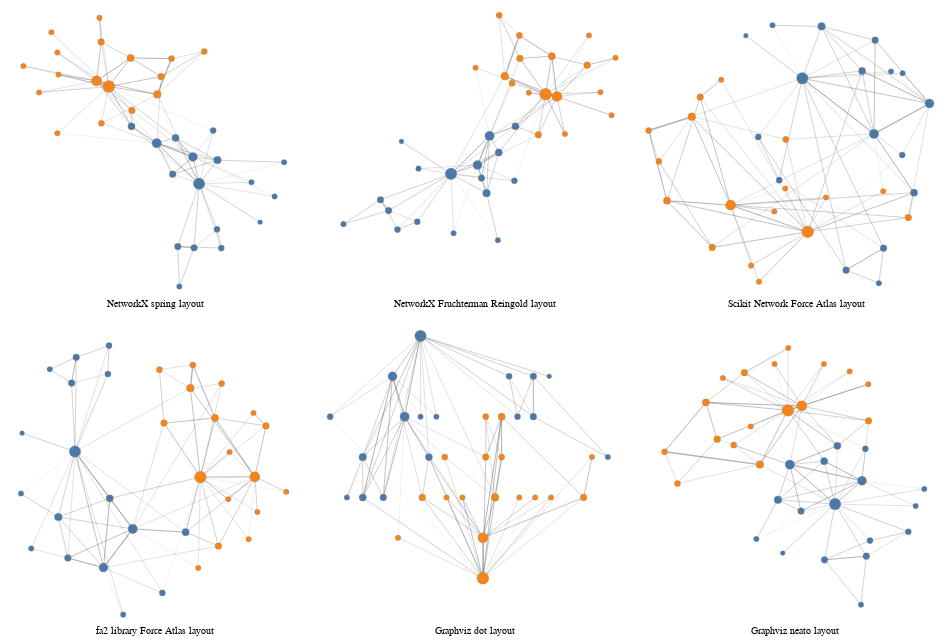

Notebook code for this chart:
### Code cell
def chart_for_layout(layout_fn, caption):
    return alph(
        G_karate_club,
        weight_attr="weight",
        layout_fn=layout_fn,
        node_args=dict(
            size=alt.Size(
                "degree_centrality",
                scale=alt.Scale(domain=[0,1],
                range=[4**2, 16**2]),
                legend=None
            ),
            halo_offset=None,
            #fill="#ccc",
            fill=alt.Color("club:N", legend=None),
            stroke="#888",
            strokeWidth=0.3,
            tooltip_attrs=["club"],
            #label_attr="name",
        ),
        edge_args=dict(
            color="black",
            opacity=0.3,
            strokeWidth=alt.Size(
                "weight:Q",
                scale=alt.Scale(domain=[0,1], range=[0, 0.2]),
                legend=None
            ),
        ),
        width=300,
        height=300,
        padding=16,
        prop_kwargs=dict(
            title=alt.TitleParams(
                caption,
                baseline='bottom',
                orient='bottom',
                fontWeight='normal',
                fontSize=10
            ),
        ),
    )


res = None
cols = 3

for row in range((1+len(layout_fns)) // cols):
    row_charts = [
        chart_for_layout(layout_fns[i], captions[i])
        for i in range(row * cols, min((row+1) * cols, len(layout_fns)))
    ]
    row_chart = reduce(
        lambda a, x: a | x, row_charts[1:], row_charts[0]
    )

    res = row_chart if res is None else res & row_chart

res.configure_view(strokeWidth=0)

### Figure 1 — Vega-Lite specification as saved in the notebook (floating-point values rounded to 4 significant figures; data arrays with more than 128 entries replaced by an {"elided": "..."} marker saying what was removed)
{"config": {"view": {"continuousWidth": 400, "continuousHeight": 300, "strokeWidth": 0}}, "vconcat": [{"hconcat": [{"layer": [{"data": {"name": "data-ba430ea5287c5d2c3f185c0821d1b151"}, "mark": "line", "encoding": {"color": {"value": "black"}, "detail": {"field": "edge", "type": "quantitative"}, "opacity": {"value": 0.3}, "strokeWidth": {"field": "weight", "legend": null, "scale": {"domain": [0, 1], "range": [0, 0.2]}, "type": "quantitative"}, "x": {"axis": {"domain": false, "grid": false, "labels": false, "ticks": false, "title": ""}, "field": "x", "type": "quantitative"}, "y": {"axis": {"domain": false, "grid": false, "labels": false, "ticks": false, "title": ""}, "field": "y", "type": "quantitative"}}}, {"data": {"name": "data-447c792c61bffbee459a3810625c0c72"}, "mark": "circle", "encoding": {"fill": {"field": "club", "legend": null, "type": "nominal"}, "opacity": {"value": 1}, "size": {"field": "degree_centrality", "legend": null, "scale": {"domain": [0, 1], "range": [16, 256]}, "type": "quantitative"}, "stroke": {"value": "#888"}, "strokeWidth": {"value": 0.3}, "tooltip": [{"field": "club", "type": "nominal"}], "x": {"axis": {"domain": false, "grid": false, "labels": false, "ticks": false, "title": ""}, "field": "x", "type": "quantitative"}, "y": {"axis": {"domain": false, "grid": false, "labels": false, "ticks": false, "title": ""}, "field": "y", "type": "quantitative"}}}], "height": 300, "resolve": {"scale": {"color": "independent", "fill": "independent", "opacity": "independent", "size": "independent", "strokeWidth": "independent"}}, "title": {"text": "NetworkX spring layout", "baseline": "bottom", "fontSize": 10, "fontWeight": "normal", "orient": "bottom"}, "width": 300}, {"layer": [{"data": {"name": "data-e3f23e6250a2547063d4eb4c40b84fbc"}, "mark": "line", "encoding": {"color": {"value": "black"}, "detail": {"field": "edge", "type": "quantitative"}, "opacity": {"value": 0.3}, "strokeWidth": {"field": "weight", "legend": null, "scale": {"domain": [0, 1], "range": [0, 0.2]}, "type": "quantitative"}, "x": {"axis": {"domain": false, "grid": false, "labels": false, "ticks": false, "title": ""}, "field": "x", "type": "quantitative"}, "y": {"axis": {"domain": false, "grid": false, "labels": false, "ticks": false, "title": ""}, "field": "y", "type": "quantitative"}}}, {"data": {"name": "data-2a2e019ca7cf8d73fb14fa870c3a3692"}, "mark": "circle", "encoding": {"fill": {"field": "club", "legend": null, "type": "nominal"}, "opacity": {"value": 1}, "size": {"field": "degree_centrality", "legend": null, "scale": {"domain": [0, 1], "range": [16, 256]}, "type": "quantitative"}, "stroke": {"value": "#888"}, "strokeWidth": {"value": 0.3}, "tooltip": [{"field": "club", "type": "nominal"}], "x": {"axis": {"domain": false, "grid": false, "labels": false, "ticks": false, "title": ""}, "field": "x", "type": "quantitative"}, "y": {"axis": {"domain": false, "grid": false, "labels": false, "ticks": false, "title": ""}, "field": "y", "type": "quantitative"}}}], "height": 300, "resolve": {"scale": {"color": "independent", "fill": "independent", "opacity": "independent", "size": "independent", "strokeWidth": "independent"}}, "title": {"text": "NetworkX Fruchterman Reingold layout", "baseline": "bottom", "fontSize": 10, "fontWeight": "normal", "orient": "bottom"}, "width": 300}, {"layer": [{"data": {"name": "data-3420eeaaf8ba4798b1fccce4d87369df"}, "mark": "line", "encoding": {"color": {"value": "black"}, "detail": {"field": "edge", "type": "quantitative"}, "opacity": {"value": 0.3}, "strokeWidth": {"field": "weight", "legend": null, "scale": {"domain": [0, 1], "range": [0, 0.2]}, "type": "quantitative"}, "x": {"axis": {"domain": false, "grid": false, "labels": false, "ticks": false, "title": ""}, "field": "x", "type": "quantitative"}, "y": {"axis": {"domain": false, "grid": false, "labels": false, "ticks": false, "title": ""}, "field": "y", "type": "quantitative"}}}, {"data": {"name": "data-6e50840c2717b352e6ee5191f9259d7f"}, "mark": "circle", "encoding": {"fill": {"field": "club", "legend": null, "type": "nominal"}, "opacity": {"value": 1}, "size": {"field": "degree_centrality", "legend": null, "scale": {"domain": [0, 1], "range": [16, 256]}, "type": "quantitative"}, "stroke": {"value": "#888"}, "strokeWidth": {"value": 0.3}, "tooltip": [{"field": "club", "type": "nominal"}], "x": {"axis": {"domain": false, "grid": false, "labels": false, "ticks": false, "title": ""}, "field": "x", "type": "quantitative"}, "y": {"axis": {"domain": false, "grid": false, "labels": false, "ticks": false, "title": ""}, "field": "y", "type": "quantitative"}}}], "height": 300, "resolve": {"scale": {"color": "independent", "fill": "independent", "opacity": "independent", "size": "independent", "strokeWidth": "independent"}}, "title": {"text": "Scikit Network Force Atlas layout", "baseline": "bottom", "fontSize": 10, "fontWeight": "normal", "orient": "bottom"}, "width": 300}]}, {"hconcat": [{"layer": [{"data": {"name": "data-2ebe055d1446cddaf430a92f3a5871f7"}, "mark": "line", "encoding": {"color": {"value": "black"}, "detail": {"field": "edge", "type": "quantitative"}, "opacity": {"value": 0.3}, "strokeWidth": {"field": "weight", "legend": null, "scale": {"domain": [0, 1], "range": [0, 0.2]}, "type": "quantitative"}, "x": {"axis": {"domain": false, "grid": false, "labels": false, "ticks": false, "title": ""}, "field": "x", "type": "quantitative"}, "y": {"axis": {"domain": false, "grid": false, "labels": false, "ticks": false, "title": ""}, "field": "y", "type": "quantitative"}}}, {"data": {"name": "data-37a1fef293644fc7c1f4cc0c667b7a53"}, "mark": "circle", "encoding": {"fill": {"field": "club", "legend": null, "type": "nominal"}, "opacity": {"value": 1}, "size": {"field": "degree_centrality", "legend": null, "scale": {"domain": [0, 1], "range": [16, 256]}, "type": "quantitative"}, "stroke": {"value": "#888"}, "strokeWidth": {"value": 0.3}, "tooltip": [{"field": "club", "type": "nominal"}], "x": {"axis": {"domain": false, "grid": false, "labels": false, "ticks": false, "title": ""}, "field": "x", "type": "quantitative"}, "y": {"axis": {"domain": false, "grid": false, "labels": false, "ticks": false, "title": ""}, "field": "y", "type": "quantitative"}}}], "height": 300, "resolve": {"scale": {"color": "independent", "fill": "independent", "opacity": "independent", "size": "independent", "strokeWidth": "independent"}}, "title": {"text": "fa2 library Force Atlas layout", "baseline": "bottom", "fontSize": 10, "fontWeight": "normal", "orient": "bottom"}, "width": 300}, {"layer": [{"data": {"name": "data-59ec161e364aa016830785f8399c1e8a"}, "mark": "line", "encoding": {"color": {"value": "black"}, "detail": {"field": "edge", "type": "quantitative"}, "opacity": {"value": 0.3}, "strokeWidth": {"field": "weight", "legend": null, "scale": {"domain": [0, 1], "range": [0, 0.2]}, "type": "quantitative"}, "x": {"axis": {"domain": false, "grid": false, "labels": false, "ticks": false, "title": ""}, "field": "x", "type": "quantitative"}, "y": {"axis": {"domain": false, "grid": false, "labels": false, "ticks": false, "title": ""}, "field": "y", "type": "quantitative"}}}, {"data": {"name": "data-1859e08d4d681f2eea058e26247f564e"}, "mark": "circle", "encoding": {"fill": {"field": "club", "legend": null, "type": "nominal"}, "opacity": {"value": 1}, "size": {"field": "degree_centrality", "legend": null, "scale": {"domain": [0, 1], "range": [16, 256]}, "type": "quantitative"}, "stroke": {"value": "#888"}, "strokeWidth": {"value": 0.3}, "tooltip": [{"field": "club", "type": "nominal"}], "x": {"axis": {"domain": false, "grid": false, "labels": false, "ticks": false, "title": ""}, "field": "x", "type": "quantitative"}, "y": {"axis": {"domain": false, "grid": false, "labels": false, "ticks": false, "title": ""}, "field": "y", "type": "quantitative"}}}], "height": 300, "resolve": {"scale": {"color": "independent", "fill": "independent", "opacity": "independent", "size": "independent", "strokeWidth": "independent"}}, "title": {"text": "Graphviz dot layout", "baseline": "bottom", "fontSize": 10, "fontWeight": "normal", "orient": "bottom"}, "width": 300}, {"layer": [{"data": {"name": "data-3421c71d1f82e13ff4e4827f52438cee"}, "mark": "line", "encoding": {"color": {"value": "black"}, "detail": {"field": "edge", "type": "quantitative"}, "opacity": {"value": 0.3}, "strokeWidth": {"field": "weight", "legend": null, "scale": {"domain": [0, 1], "range": [0, 0.2]}, "type": "quantitative"}, "x": {"axis": {"domain": false, "grid": false, "labels": false, "ticks": false, "title": ""}, "field": "x", "type": "quantitative"}, "y": {"axis": {"domain": false, "grid": false, "labels": false, "ticks": false, "title": ""}, "field": "y", "type": "quantitative"}}}, {"data": {"name": "data-582eec9189bc878bdf12428f598ec301"}, "mark": "circle", "encoding": {"fill": {"field": "club", "legend": null, "type": "nominal"}, "opacity": {"value": 1}, "size": {"field": "degree_centrality", "legend": null, "scale": {"domain": [0, 1], "range": [16, 256]}, "type": "quantitative"}, "stroke": {"value": "#888"}, "strokeWidth": {"value": 0.3}, "tooltip": [{"field": "club", "type": "nominal"}], "x": {"axis": {"domain": false, "grid": false, "labels": false, "ticks": false, "title": ""}, "field": "x", "type": "quantitative"}, "y": {"axis": {"domain": false, "grid": false, "labels": false, "ticks": false, "title": ""}, "field": "y", "type": "quantitative"}}}], "height": 300, "resolve": {"scale": {"color": "independent", "fill": "independent", "opacity": "independent", "size": "independent", "strokeWidth": "independent"}}, "title": {"text": "Graphviz neato layout", "baseline": "bottom", "fontSize": 10, "fontWeight": "normal", "orient": "bottom"}, "width": 300}]}], "$schema": "https://vega.github.io/schema/vega-lite/v4.17.0.json", "datasets": {"data-ba430ea5287c5d2c3f185c0821d1b151": {"elided": "156 records"}, "data-447c792c61bffbee459a3810625c0c72": [{"x": 176.4, "y": 105.1, "club": "Mr. Hi", "degree_centrality": 0.4848, "__node_size": 132.4, "__node_r": 5.752}, {"x": 172.7, "y": 128.3, "club": "Mr. Hi", "degree_centrality": 0.2727, "__node_size": 81.45, "__node_r": 4.513}, {"x": 151.0, "y": 140.2, "club": "Mr. Hi", "degree_centrality": 0.303, "__node_size": 88.73, "__node_r": 4.71}, {"x": 187.5, "y": 125.6, "club": "Mr. Hi", "degree_centrality": 0.1818, "__node_size": 59.64, "__node_r": 3.861}, {"x": 187.2, "y": 65.55, "club": "Mr. Hi", "degree_centrality": 0.09091, "__node_size": 37.82, "__node_r": 3.075}, {"x": 163.7, "y": 50.69, "club": "Mr. Hi", "degree_centrality": 0.1212, "__node_size": 45.09, "__node_r": 3.357}, {"x": 173.5, "y": 49.61, "club": "Mr. Hi", "degree_centrality": 0.1212, "__node_size": 45.09, "__node_r": 3.357}, {"x": 160.6, "y": 113.4, "club": "Mr. Hi", "degree_centrality": 0.1212, "__node_size": 45.09, "__node_r": 3.357}, {"x": 135.9, "y": 154.8, "club": "Mr. Hi", "degree_centrality": 0.1515, "__node_size": 52.36, "__node_r": 3.618}, {"x": 91.42, "y": 148.8, "club": "Officer", "degree_centrality": 0.06061, "__node_size": 30.55, "__node_r": 2.763}, {"x": 189.8, "y": 49.34, "club": "Mr. Hi", "degree_centrality": 0.09091, "__node_size": 37.82, "__node_r": 3.075}, {"x": 213.1, "y": 71.76, "club": "Mr. Hi", "degree_centrality": 0.0303, "__node_size": 23.27, "__node_r": 2.412}, {"x": 227.5, "y": 123.8, "club": "Mr. Hi", "degree_centrality": 0.06061, "__node_size": 30.55, "__node_r": 2.763}, {"x": 162.3, "y": 144.9, "club": "Mr. Hi", "degree_centrality": 0.1515, "__node_size": 52.36, "__node_r": 3.618}, {"x": 91.44, "y": 218.8, "club": "Officer", "degree_centrality": 0.06061, "__node_size": 30.55, "__node_r": 2.763}, {"x": 92.09, "y": 199.7, "club": "Officer", "degree_centrality": 0.06061, "__node_size": 30.55, "__node_r": 2.763}, {"x": 164.6, "y": 16.0, "club": "Mr. Hi", "degree_centrality": 0.06061, "__node_size": 30.55, "__node_r": 2.763}, {"x": 221.8, "y": 94.04, "club": "Mr. Hi", "degree_centrality": 0.06061, "__node_size": 30.55, "__node_r": 2.763}, {"x": 87.84, "y": 236.3, "club": "Officer", "degree_centrality": 0.06061, "__node_size": 30.55, "__node_r": 2.763}, {"x": 184.9, "y": 151.2, "club": "Mr. Hi", "degree_centrality": 0.09091, "__node_size": 37.82, "__node_r": 3.075}, {"x": 71.05, "y": 207.1, "club": "Officer", "degree_centrality": 0.06061, "__node_size": 30.55, "__node_r": 2.763}, {"x": 207.9, "y": 106.4, "club": "Mr. Hi", "degree_centrality": 0.06061, "__node_size": 30.55, "__node_r": 2.763}, {"x": 80.44, "y": 184.1, "club": "Officer", "degree_centrality": 0.06061, "__node_size": 30.55, "__node_r": 2.763}, {"x": 135.3, "y": 214.1, "club": "Officer", "degree_centrality": 0.1515, "__node_size": 52.36, "__node_r": 3.618}, {"x": 179.5, "y": 219.7, "club": "Officer", "degree_centrality": 0.09091, "__node_size": 37.82, "__node_r": 3.075}, {"x": 159.9, "y": 213.6, "club": "Officer", "degree_centrality": 0.09091, "__node_size": 37.82, "__node_r": 3.075}, {"x": 116.7, "y": 248.8, "club": "Officer", "degree_centrality": 0.06061, "__node_size": 30.55, "__node_r": 2.763}, {"x": 153.6, "y": 198.0, "club": "Officer", "degree_centrality": 0.1212, "__node_size": 45.09, "__node_r": 3.357}, {"x": 117.8, "y": 157.5, "club": "Officer", "degree_centrality": 0.09091, "__node_size": 37.82, "__node_r": 3.075}, {"x": 117.7, "y": 228.0, "club": "Officer", "degree_centrality": 0.1212, "__node_size": 45.09, "__node_r": 3.357}, {"x": 136.1, "y": 168.6, "club": "Officer", "degree_centrality": 0.1212, "__node_size": 45.09, "__node_r": 3.357}, {"x": 151.4, "y": 182.5, "club": "Officer", "degree_centrality": 0.1818, "__node_size": 59.64, "__node_r": 3.861}, {"x": 114.9, "y": 194.2, "club": "Officer", "degree_centrality": 0.3636, "__node_size": 103.3, "__node_r": 5.081}, {"x": 122.3, "y": 189.4, "club": "Officer", "degree_centrality": 0.5152, "__node_size": 139.6, "__node_r": 5.908}], "data-e3f23e6250a2547063d4eb4c40b84fbc": {"elided": "156 records"}, "data-2a2e019ca7cf8d73fb14fa870c3a3692": [{"x": 109.2, "y": 113.7, "club": "Mr. Hi", "degree_centrality": 0.4848, "__node_size": 132.4, "__node_r": 5.752}, {"x": 132.2, "y": 121.4, "club": "Mr. Hi", "degree_centrality": 0.2727, "__node_size": 81.45, "__node_r": 4.513}, {"x": 142.7, "y": 146.6, "club": "Mr. Hi", "degree_centrality": 0.303, "__node_size": 88.73, "__node_r": 4.71}, {"x": 140.0, "y": 96.93, "club": "Mr. Hi", "degree_centrality": 0.1818, "__node_size": 59.64, "__node_r": 3.861}, {"x": 79.95, "y": 72.16, "club": "Mr. Hi", "degree_centrality": 0.09091, "__node_size": 37.82, "__node_r": 3.075}, {"x": 48.11, "y": 91.22, "club": "Mr. Hi", "degree_centrality": 0.1212, "__node_size": 45.09, "__node_r": 3.357}, {"x": 55.11, "y": 81.88, "club": "Mr. Hi", "degree_centrality": 0.1212, "__node_size": 45.09, "__node_r": 3.357}, {"x": 135.6, "y": 110.1, "club": "Mr. Hi", "degree_centrality": 0.1212, "__node_size": 45.09, "__node_r": 3.357}, {"x": 165.0, "y": 154.9, "club": "Mr. Hi", "degree_centrality": 0.1515, "__node_size": 52.36, "__node_r": 3.618}, {"x": 130.5, "y": 205.7, "club": "Officer", "degree_centrality": 0.06061, "__node_size": 30.55, "__node_r": 2.763}, {"x": 62.85, "y": 65.35, "club": "Mr. Hi", "degree_centrality": 0.09091, "__node_size": 37.82, "__node_r": 3.075}, {"x": 66.23, "y": 141.7, "club": "Mr. Hi", "degree_centrality": 0.0303, "__node_size": 23.27, "__node_r": 2.412}, {"x": 149.9, "y": 56.18, "club": "Mr. Hi", "degree_centrality": 0.06061, "__node_size": 30.55, "__node_r": 2.763}, {"x": 150.6, "y": 132.2, "club": "Mr. Hi", "degree_centrality": 0.1515, "__node_size": 52.36, "__node_r": 3.618}, {"x": 176.7, "y": 183.9, "club": "Officer", "degree_centrality": 0.06061, "__node_size": 30.55, "__node_r": 2.763}, {"x": 207.9, "y": 148.1, "club": "Officer", "degree_centrality": 0.06061, "__node_size": 30.55, "__node_r": 2.763}, {"x": 16.0, "y": 70.08, "club": "Mr. Hi", "degree_centrality": 0.06061, "__node_size": 30.55, "__node_r": 2.763}, {"x": 111.4, "y": 62.16, "club": "Mr. Hi", "degree_centrality": 0.06061, "__node_size": 30.55, "__node_r": 2.763}, {"x": 228.8, "y": 233.7, "club": "Officer", "degree_centrality": 0.06061, "__node_size": 30.55, "__node_r": 2.763}, {"x": 164.1, "y": 107.7, "club": "Mr. Hi", "degree_centrality": 0.09091, "__node_size": 37.82, "__node_r": 3.075}, {"x": 248.3, "y": 164.5, "club": "Officer", "degree_centrality": 0.06061, "__node_size": 30.55, "__node_r": 2.763}, {"x": 81.02, "y": 118.2, "club": "Mr. Hi", "degree_centrality": 0.06061, "__node_size": 30.55, "__node_r": 2.763}, {"x": 238.7, "y": 184.4, "club": "Officer", "degree_centrality": 0.06061, "__node_size": 30.55, "__node_r": 2.763}, {"x": 196.6, "y": 215.6, "club": "Officer", "degree_centrality": 0.1515, "__node_size": 52.36, "__node_r": 3.618}, {"x": 151.0, "y": 251.0, "club": "Officer", "degree_centrality": 0.09091, "__node_size": 37.82, "__node_r": 3.075}, {"x": 168.5, "y": 233.7, "club": "Officer", "degree_centrality": 0.09091, "__node_size": 37.82, "__node_r": 3.075}, {"x": 251.8, "y": 214.2, "club": "Officer", "degree_centrality": 0.06061, "__node_size": 30.55, "__node_r": 2.763}, {"x": 168.9, "y": 213.7, "club": "Officer", "degree_centrality": 0.1212, "__node_size": 45.09, "__node_r": 3.357}, {"x": 162.1, "y": 192.2, "club": "Officer", "degree_centrality": 0.09091, "__node_size": 37.82, "__node_r": 3.075}, {"x": 227.3, "y": 207.8, "club": "Officer", "degree_centrality": 0.1212, "__node_size": 45.09, "__node_r": 3.357}, {"x": 184.9, "y": 147.5, "club": "Officer", "degree_centrality": 0.1212, "__node_size": 45.09, "__node_r": 3.357}, {"x": 155.8, "y": 198.3, "club": "Officer", "degree_centrality": 0.1818, "__node_size": 59.64, "__node_r": 3.861}, {"x": 201.0, "y": 180.7, "club": "Officer", "degree_centrality": 0.3636, "__node_size": 103.3, "__node_r": 5.081}, {"x": 191.2, "y": 182.6, "club": "Officer", "degree_centrality": 0.5152, "__node_size": 139.6, "__node_r": 5.908}], "data-3420eeaaf8ba4798b1fccce4d87369df": {"elided": "156 records"}, "data-6e50840c2717b352e6ee5191f9259d7f": [{"x": 124.2, "y": 166.2, "club": "Mr. Hi", "degree_centrality": 0.4848, "__node_size": 132.4, "__node_r": 5.752}, {"x": 209.0, "y": 147.8, "club": "Mr. Hi", "degree_centrality": 0.2727, "__node_size": 81.45, "__node_r": 4.513}, {"x": 172.0, "y": 125.5, "club": "Mr. Hi", "degree_centrality": 0.303, "__node_size": 88.73, "__node_r": 4.71}, {"x": 137.0, "y": 204.3, "club": "Mr. Hi", "degree_centrality": 0.1818, "__node_size": 59.64, "__node_r": 3.861}, {"x": 108.8, "y": 91.52, "club": "Mr. Hi", "degree_centrality": 0.09091, "__node_size": 37.82, "__node_r": 3.075}, {"x": 153.4, "y": 25.57, "club": "Mr. Hi", "degree_centrality": 0.1212, "__node_size": 45.09, "__node_r": 3.357}, {"x": 178.4, "y": 41.7, "club": "Mr. Hi", "degree_centrality": 0.1212, "__node_size": 45.09, "__node_r": 3.357}, {"x": 172.8, "y": 194.2, "club": "Mr. Hi", "degree_centrality": 0.1212, "__node_size": 45.09, "__node_r": 3.357}, {"x": 198.7, "y": 82.37, "club": "Mr. Hi", "degree_centrality": 0.1515, "__node_size": 52.36, "__node_r": 3.618}, {"x": 178.1, "y": 83.35, "club": "Officer", "degree_centrality": 0.06061, "__node_size": 30.55, "__node_r": 2.763}, {"x": 94.83, "y": 123.2, "club": "Mr. Hi", "degree_centrality": 0.09091, "__node_size": 37.82, "__node_r": 3.075}, {"x": 86.57, "y": 197.5, "club": "Mr. Hi", "degree_centrality": 0.0303, "__node_size": 23.27, "__node_r": 2.412}, {"x": 104.3, "y": 205.2, "club": "Mr. Hi", "degree_centrality": 0.06061, "__node_size": 30.55, "__node_r": 2.763}, {"x": 164.1, "y": 171.7, "club": "Mr. Hi", "degree_centrality": 0.1515, "__node_size": 52.36, "__node_r": 3.618}, {"x": 140.0, "y": 78.88, "club": "Officer", "degree_centrality": 0.06061, "__node_size": 30.55, "__node_r": 2.763}, {"x": 95.34, "y": 17.0, "club": "Officer", "degree_centrality": 0.06061, "__node_size": 30.55, "__node_r": 2.763}, {"x": 175.3, "y": 16.0, "club": "Mr. Hi", "degree_centrality": 0.06061, "__node_size": 30.55, "__node_r": 2.763}, {"x": 183.3, "y": 171.3, "club": "Mr. Hi", "degree_centrality": 0.06061, "__node_size": 30.55, "__node_r": 2.763}, {"x": 112.8, "y": 85.41, "club": "Officer", "degree_centrality": 0.06061, "__node_size": 30.55, "__node_r": 2.763}, {"x": 190.8, "y": 110.0, "club": "Mr. Hi", "degree_centrality": 0.09091, "__node_size": 37.82, "__node_r": 3.075}, {"x": 105.6, "y": 68.6, "club": "Officer", "degree_centrality": 0.06061, "__node_size": 30.55, "__node_r": 2.763}, {"x": 191.1, "y": 169.9, "club": "Mr. Hi", "degree_centrality": 0.06061, "__node_size": 30.55, "__node_r": 2.763}, {"x": 90.05, "y": 28.87, "club": "Officer", "degree_centrality": 0.06061, "__node_size": 30.55, "__node_r": 2.763}, {"x": 33.97, "y": 76.53, "club": "Officer", "degree_centrality": 0.1515, "__node_size": 52.36, "__node_r": 3.618}, {"x": 28.58, "y": 105.3, "club": "Officer", "degree_centrality": 0.09091, "__node_size": 37.82, "__node_r": 3.075}, {"x": 21.8, "y": 127.9, "club": "Officer", "degree_centrality": 0.09091, "__node_size": 37.82, "__node_r": 3.075}, {"x": 70.15, "y": 165.2, "club": "Officer", "degree_centrality": 0.06061, "__node_size": 30.55, "__node_r": 2.763}, {"x": 64.11, "y": 42.25, "club": "Officer", "degree_centrality": 0.1212, "__node_size": 45.09, "__node_r": 3.357}, {"x": 113.2, "y": 121.4, "club": "Officer", "degree_centrality": 0.09091, "__node_size": 37.82, "__node_r": 3.075}, {"x": 56.11, "y": 152.5, "club": "Officer", "degree_centrality": 0.1212, "__node_size": 45.09, "__node_r": 3.357}, {"x": 194.9, "y": 64.11, "club": "Officer", "degree_centrality": 0.1212, "__node_size": 45.09, "__node_r": 3.357}, {"x": 50.52, "y": 138.1, "club": "Officer", "degree_centrality": 0.1818, "__node_size": 59.64, "__node_r": 3.861}, {"x": 76.4, "y": 73.21, "club": "Officer", "degree_centrality": 0.3636, "__node_size": 103.3, "__node_r": 5.081}, {"x": 127.8, "y": 53.62, "club": "Officer", "degree_centrality": 0.5152, "__node_size": 139.6, "__node_r": 5.908}], "data-2ebe055d1446cddaf430a92f3a5871f7": {"elided": "156 records"}, "data-37a1fef293644fc7c1f4cc0c667b7a53": [{"x": 69.97, "y": 168.4, "club": "Mr. Hi", "degree_centrality": 0.4848, "__node_size": 132.4, "__node_r": 5.752}, {"x": 98.5, "y": 60.11, "club": "Mr. Hi", "degree_centrality": 0.2727, "__node_size": 81.45, "__node_r": 4.513}, {"x": 127.8, "y": 96.2, "club": "Mr. Hi", "degree_centrality": 0.303, "__node_size": 88.73, "__node_r": 4.71}, {"x": 53.32, "y": 107.3, "club": "Mr. Hi", "degree_centrality": 0.1818, "__node_size": 59.64, "__node_r": 3.861}, {"x": 102.9, "y": 240.8, "club": "Mr. Hi", "degree_centrality": 0.09091, "__node_size": 37.82, "__node_r": 3.075}, {"x": 71.22, "y": 256.3, "club": "Mr. Hi", "degree_centrality": 0.1212, "__node_size": 45.09, "__node_r": 3.357}, {"x": 66.61, "y": 232.4, "club": "Mr. Hi", "degree_centrality": 0.1212, "__node_size": 45.09, "__node_r": 3.357}, {"x": 62.86, "y": 69.11, "club": "Mr. Hi", "degree_centrality": 0.1212, "__node_size": 45.09, "__node_r": 3.357}, {"x": 180.6, "y": 93.17, "club": "Mr. Hi", "degree_centrality": 0.1515, "__node_size": 52.36, "__node_r": 3.618}, {"x": 193.2, "y": 59.76, "club": "Officer", "degree_centrality": 0.06061, "__node_size": 30.55, "__node_r": 2.763}, {"x": 104.0, "y": 267.3, "club": "Mr. Hi", "degree_centrality": 0.09091, "__node_size": 37.82, "__node_r": 3.075}, {"x": 17.04, "y": 185.6, "club": "Mr. Hi", "degree_centrality": 0.0303, "__node_size": 23.27, "__node_r": 2.412}, {"x": 16.0, "y": 129.2, "club": "Mr. Hi", "degree_centrality": 0.06061, "__node_size": 30.55, "__node_r": 2.763}, {"x": 104.8, "y": 124.8, "club": "Mr. Hi", "degree_centrality": 0.1515, "__node_size": 52.36, "__node_r": 3.618}, {"x": 252.4, "y": 112.0, "club": "Officer", "degree_centrality": 0.06061, "__node_size": 30.55, "__node_r": 2.763}, {"x": 223.3, "y": 123.8, "club": "Officer", "degree_centrality": 0.06061, "__node_size": 30.55, "__node_r": 2.763}, {"x": 44.79, "y": 245.2, "club": "Mr. Hi", "degree_centrality": 0.06061, "__node_size": 30.55, "__node_r": 2.763}, {"x": 118.2, "y": 16.21, "club": "Mr. Hi", "degree_centrality": 0.06061, "__node_size": 30.55, "__node_r": 2.763}, {"x": 243.7, "y": 86.51, "club": "Officer", "degree_centrality": 0.06061, "__node_size": 30.55, "__node_r": 2.763}, {"x": 157.4, "y": 36.46, "club": "Mr. Hi", "degree_centrality": 0.09091, "__node_size": 37.82, "__node_r": 3.075}, {"x": 281.2, "y": 130.8, "club": "Officer", "degree_centrality": 0.06061, "__node_size": 30.55, "__node_r": 2.763}, {"x": 26.22, "y": 77.89, "club": "Mr. Hi", "degree_centrality": 0.06061, "__node_size": 30.55, "__node_r": 2.763}, {"x": 224.5, "y": 167.9, "club": "Officer", "degree_centrality": 0.06061, "__node_size": 30.55, "__node_r": 2.763}, {"x": 210.0, "y": 199.8, "club": "Officer", "degree_centrality": 0.1515, "__node_size": 52.36, "__node_r": 3.618}, {"x": 154.4, "y": 244.9, "club": "Officer", "degree_centrality": 0.09091, "__node_size": 37.82, "__node_r": 3.075}, {"x": 187.8, "y": 249.2, "club": "Officer", "degree_centrality": 0.09091, "__node_size": 37.82, "__node_r": 3.075}, {"x": 248.5, "y": 204.5, "club": "Officer", "degree_centrality": 0.06061, "__node_size": 30.55, "__node_r": 2.763}, {"x": 159.0, "y": 195.0, "club": "Officer", "degree_centrality": 0.1212, "__node_size": 45.09, "__node_r": 3.357}, {"x": 216.7, "y": 231.9, "club": "Officer", "degree_centrality": 0.09091, "__node_size": 37.82, "__node_r": 3.075}, {"x": 260.9, "y": 192.4, "club": "Officer", "degree_centrality": 0.1212, "__node_size": 45.09, "__node_r": 3.357}, {"x": 213.4, "y": 80.25, "club": "Officer", "degree_centrality": 0.1212, "__node_size": 45.09, "__node_r": 3.357}, {"x": 185.4, "y": 227.6, "club": "Officer", "degree_centrality": 0.1818, "__node_size": 59.64, "__node_r": 3.861}, {"x": 249.8, "y": 144.8, "club": "Officer", "degree_centrality": 0.3636, "__node_size": 103.3, "__node_r": 5.081}, {"x": 195.4, "y": 144.6, "club": "Officer", "degree_centrality": 0.5152, "__node_size": 139.6, "__node_r": 5.908}], "data-59ec161e364aa016830785f8399c1e8a": {"elided": "156 records"}, "data-1859e08d4d681f2eea058e26247f564e": [{"x": 109.1, "y": 108.6, "club": "Mr. Hi", "degree_centrality": 0.4848, "__node_size": 132.4, "__node_r": 5.752}, {"x": 83.02, "y": 93.76, "club": "Mr. Hi", "degree_centrality": 0.2727, "__node_size": 81.45, "__node_r": 4.513}, {"x": 94.34, "y": 78.95, "club": "Mr. Hi", "degree_centrality": 0.303, "__node_size": 88.73, "__node_r": 4.71}, {"x": 55.25, "y": 64.14, "club": "Mr. Hi", "degree_centrality": 0.1818, "__node_size": 59.64, "__node_r": 3.861}, {"x": 191.8, "y": 93.76, "club": "Mr. Hi", "degree_centrality": 0.09091, "__node_size": 37.82, "__node_r": 3.075}, {"x": 214.5, "y": 93.76, "club": "Mr. Hi", "degree_centrality": 0.1212, "__node_size": 45.09, "__node_r": 3.357}, {"x": 214.5, "y": 78.95, "club": "Mr. Hi", "degree_centrality": 0.1212, "__node_size": 45.09, "__node_r": 3.357}, {"x": 74.38, "y": 49.33, "club": "Mr. Hi", "degree_centrality": 0.1212, "__node_size": 45.09, "__node_r": 3.357}, {"x": 117.0, "y": 64.14, "club": "Mr. Hi", "degree_centrality": 0.1515, "__node_size": 52.36, "__node_r": 3.618}, {"x": 88.17, "y": 34.51, "club": "Officer", "degree_centrality": 0.06061, "__node_size": 30.55, "__node_r": 2.763}, {"x": 199.7, "y": 78.95, "club": "Mr. Hi", "degree_centrality": 0.09091, "__node_size": 37.82, "__node_r": 3.075}, {"x": 229.3, "y": 93.76, "club": "Mr. Hi", "degree_centrality": 0.0303, "__node_size": 23.27, "__node_r": 2.412}, {"x": 40.44, "y": 49.33, "club": "Mr. Hi", "degree_centrality": 0.06061, "__node_size": 30.55, "__node_r": 2.763}, {"x": 55.25, "y": 49.33, "club": "Mr. Hi", "degree_centrality": 0.1515, "__node_size": 52.36, "__node_r": 3.618}, {"x": 133.4, "y": 49.33, "club": "Officer", "degree_centrality": 0.06061, "__node_size": 30.55, "__node_r": 2.763}, {"x": 148.2, "y": 49.33, "club": "Officer", "degree_centrality": 0.06061, "__node_size": 30.55, "__node_r": 2.763}, {"x": 284.0, "y": 64.14, "club": "Mr. Hi", "degree_centrality": 0.06061, "__node_size": 30.55, "__node_r": 2.763}, {"x": 109.1, "y": 78.95, "club": "Mr. Hi", "degree_centrality": 0.06061, "__node_size": 30.55, "__node_r": 2.763}, {"x": 201.3, "y": 49.33, "club": "Officer", "degree_centrality": 0.06061, "__node_size": 30.55, "__node_r": 2.763}, {"x": 24.81, "y": 78.95, "club": "Mr. Hi", "degree_centrality": 0.09091, "__node_size": 37.82, "__node_r": 3.075}, {"x": 216.1, "y": 49.33, "club": "Officer", "degree_centrality": 0.06061, "__node_size": 30.55, "__node_r": 2.763}, {"x": 124.0, "y": 78.95, "club": "Mr. Hi", "degree_centrality": 0.06061, "__node_size": 30.55, "__node_r": 2.763}, {"x": 230.9, "y": 49.33, "club": "Officer", "degree_centrality": 0.06061, "__node_size": 30.55, "__node_r": 2.763}, {"x": 184.8, "y": 78.95, "club": "Officer", "degree_centrality": 0.1515, "__node_size": 52.36, "__node_r": 3.618}, {"x": 170.0, "y": 78.95, "club": "Officer", "degree_centrality": 0.09091, "__node_size": 37.82, "__node_r": 3.075}, {"x": 184.8, "y": 64.14, "club": "Officer", "degree_centrality": 0.09091, "__node_size": 37.82, "__node_r": 3.075}, {"x": 269.2, "y": 64.14, "club": "Officer", "degree_centrality": 0.06061, "__node_size": 30.55, "__node_r": 2.763}, {"x": 170.0, "y": 64.14, "club": "Officer", "degree_centrality": 0.1212, "__node_size": 45.09, "__node_r": 3.357}, {"x": 131.8, "y": 64.14, "club": "Officer", "degree_centrality": 0.09091, "__node_size": 37.82, "__node_r": 3.075}, {"x": 261.4, "y": 49.33, "club": "Officer", "degree_centrality": 0.1212, "__node_size": 45.09, "__node_r": 3.357}, {"x": 110.8, "y": 49.33, "club": "Officer", "degree_centrality": 0.1212, "__node_size": 45.09, "__node_r": 3.357}, {"x": 178.7, "y": 49.33, "club": "Officer", "degree_centrality": 0.1818, "__node_size": 59.64, "__node_r": 3.861}, {"x": 167.4, "y": 34.51, "club": "Officer", "degree_centrality": 0.3636, "__node_size": 103.3, "__node_r": 5.081}, {"x": 167.4, "y": 19.7, "club": "Officer", "degree_centrality": 0.5152, "__node_size": 139.6, "__node_r": 5.908}], "data-3421c71d1f82e13ff4e4827f52438cee": {"elided": "156 records"}, "data-582eec9189bc878bdf12428f598ec301": [{"x": 146.7, "y": 127.9, "club": "Mr. Hi", "degree_centrality": 0.4848, "__node_size": 132.4, "__node_r": 5.752}, {"x": 164.7, "y": 151.2, "club": "Mr. Hi", "degree_centrality": 0.2727, "__node_size": 81.45, "__node_r": 4.513}, {"x": 116.6, "y": 167.4, "club": "Mr. Hi", "degree_centrality": 0.303, "__node_size": 88.73, "__node_r": 4.71}, {"x": 108.6, "y": 132.2, "club": "Mr. Hi", "degree_centrality": 0.1818, "__node_size": 59.64, "__node_r": 3.861}, {"x": 195.5, "y": 100.2, "club": "Mr. Hi", "degree_centrality": 0.09091, "__node_size": 37.82, "__node_r": 3.075}, {"x": 139.7, "y": 72.13, "club": "Mr. Hi", "degree_centrality": 0.1212, "__node_size": 45.09, "__node_r": 3.357}, {"x": 167.5, "y": 75.81, "club": "Mr. Hi", "degree_centrality": 0.1212, "__node_size": 45.09, "__node_r": 3.357}, {"x": 124.0, "y": 120.9, "club": "Mr. Hi", "degree_centrality": 0.1212, "__node_size": 45.09, "__node_r": 3.357}, {"x": 148.3, "y": 186.2, "club": "Mr. Hi", "degree_centrality": 0.1515, "__node_size": 52.36, "__node_r": 3.618}, {"x": 90.49, "y": 205.5, "club": "Officer", "degree_centrality": 0.06061, "__node_size": 30.55, "__node_r": 2.763}, {"x": 170.0, "y": 91.43, "club": "Mr. Hi", "degree_centrality": 0.09091, "__node_size": 37.82, "__node_r": 3.075}, {"x": 111.8, "y": 78.84, "club": "Mr. Hi", "degree_centrality": 0.0303, "__node_size": 23.27, "__node_r": 2.412}, {"x": 94.23, "y": 92.91, "club": "Mr. Hi", "degree_centrality": 0.06061, "__node_size": 30.55, "__node_r": 2.763}, {"x": 139.4, "y": 170.9, "club": "Mr. Hi", "degree_centrality": 0.1515, "__node_size": 52.36, "__node_r": 3.618}, {"x": 139.3, "y": 268.1, "club": "Officer", "degree_centrality": 0.06061, "__node_size": 30.55, "__node_r": 2.763}, {"x": 168.8, "y": 247.8, "club": "Officer", "degree_centrality": 0.06061, "__node_size": 30.55, "__node_r": 2.763}, {"x": 164.0, "y": 27.34, "club": "Mr. Hi", "degree_centrality": 0.06061, "__node_size": 30.55, "__node_r": 2.763}, {"x": 206.2, "y": 143.1, "club": "Mr. Hi", "degree_centrality": 0.06061, "__node_size": 30.55, "__node_r": 2.763}, {"x": 156.4, "y": 260.6, "club": "Officer", "degree_centrality": 0.06061, "__node_size": 30.55, "__node_r": 2.763}, {"x": 166.9, "y": 183.2, "club": "Mr. Hi", "degree_centrality": 0.09091, "__node_size": 37.82, "__node_r": 3.075}, {"x": 106.4, "y": 268.0, "club": "Officer", "degree_centrality": 0.06061, "__node_size": 30.55, "__node_r": 2.763}, {"x": 200.5, "y": 126.0, "club": "Mr. Hi", "degree_centrality": 0.06061, "__node_size": 30.55, "__node_r": 2.763}, {"x": 71.9, "y": 253.9, "club": "Officer", "degree_centrality": 0.06061, "__node_size": 30.55, "__node_r": 2.763}, {"x": 60.58, "y": 229.6, "club": "Officer", "degree_centrality": 0.1515, "__node_size": 52.36, "__node_r": 3.618}, {"x": 41.62, "y": 148.5, "club": "Officer", "degree_centrality": 0.09091, "__node_size": 37.82, "__node_r": 3.075}, {"x": 33.01, "y": 180.3, "club": "Officer", "degree_centrality": 0.09091, "__node_size": 37.82, "__node_r": 3.075}, {"x": 115.5, "y": 284.0, "club": "Officer", "degree_centrality": 0.06061, "__node_size": 30.55, "__node_r": 2.763}, {"x": 68.08, "y": 192.8, "club": "Officer", "degree_centrality": 0.1212, "__node_size": 45.09, "__node_r": 3.357}, {"x": 79.13, "y": 186.9, "club": "Officer", "degree_centrality": 0.09091, "__node_size": 37.82, "__node_r": 3.075}, {"x": 86.29, "y": 259.4, "club": "Officer", "degree_centrality": 0.1212, "__node_size": 45.09, "__node_r": 3.357}, {"x": 169.1, "y": 211.2, "club": "Officer", "degree_centrality": 0.1212, "__node_size": 45.09, "__node_r": 3.357}, {"x": 96.56, "y": 167.4, "club": "Officer", "degree_centrality": 0.1818, "__node_size": 59.64, "__node_r": 3.861}, {"x": 124.6, "y": 226.1, "club": "Officer", "degree_centrality": 0.3636, "__node_size": 103.3, "__node_r": 5.081}, {"x": 115.3, "y": 221.7, "club": "Officer", "degree_centrality": 0.5152, "__node_size": 139.6, "__node_r": 5.908}]}}
